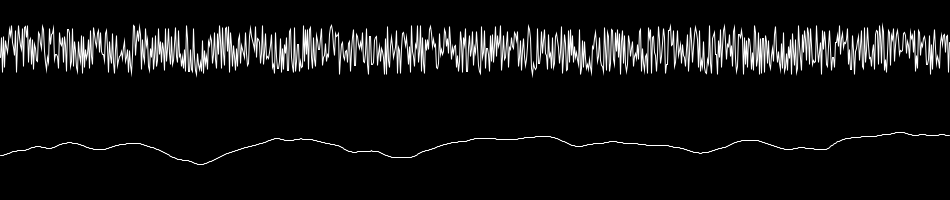
Frame 1 (no input)
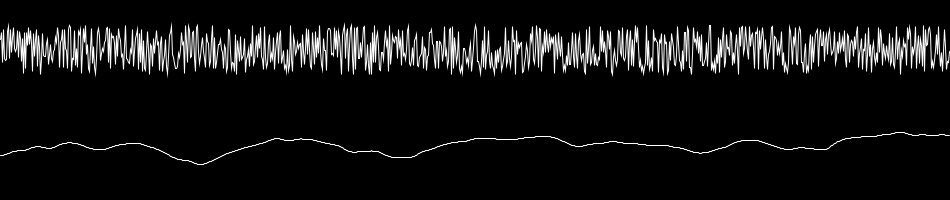
Frame 2 (the mouse pressed at the canvas centre, redrawn once)

The Processing sketch that drew these frames (run headless with seeded random() and noise(); the mouse was pressed at the canvas centre and the sketch redrawn once):

// Processing sketch: Perlin_Noise_1D_vs_Random_Values
// ── Perlin_Noise_1D_vs_Random_Values.pde
void setup(){
  size(950,200);
}

void draw(){
  background(0);
  
  ////Random Values
  noFill();
  stroke(255);
  beginShape();
  for (int i = 0; i < width; i++)
  {
    vertex(i,random(-25,25) + 50);
  }
  endShape();
  
  //Noise Values
  beginShape();
  for (int i = 0; i < width; i++)
  {
    vertex(i,map(noise(i/100.0),0,1,-25,25) + 150);
  }
  endShape();
  noLoop();
}
